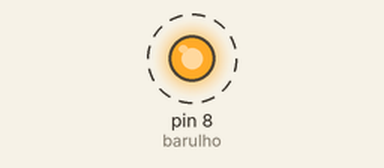
Recording of a sketch running on a simulated Arduino Uno, built with avr-gcc and run on an emulated ATmega328P. Shown: output pins drawn as LEDs (lit = HIGH). Dashed ring = blinking.

Above: at 0.2 s.
Timing chart, 0 to 3.0 s (numbered marks = the images above):
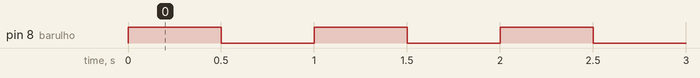

The sketch:

sensor_gas.ino
```cpp
int valor,barulho = 8;
void setup() {
  Serial.begin(9600);
  pinMode(barulho,OUTPUT);

}

void loop() {
  valor = analogRead(A0);
  if(valor > 400){
     while(1 > 0){
        digitalWrite(barulho,HIGH);
        delay(500);
        digitalWrite(barulho,LOW);
        delay(500);
     }
  }
  Serial.println(valor);
  delay(1000);

}
```

Measured:
- by itself, pin 8 (barulho): alternates HIGH for 0.50 s and LOW for 0.50 s
